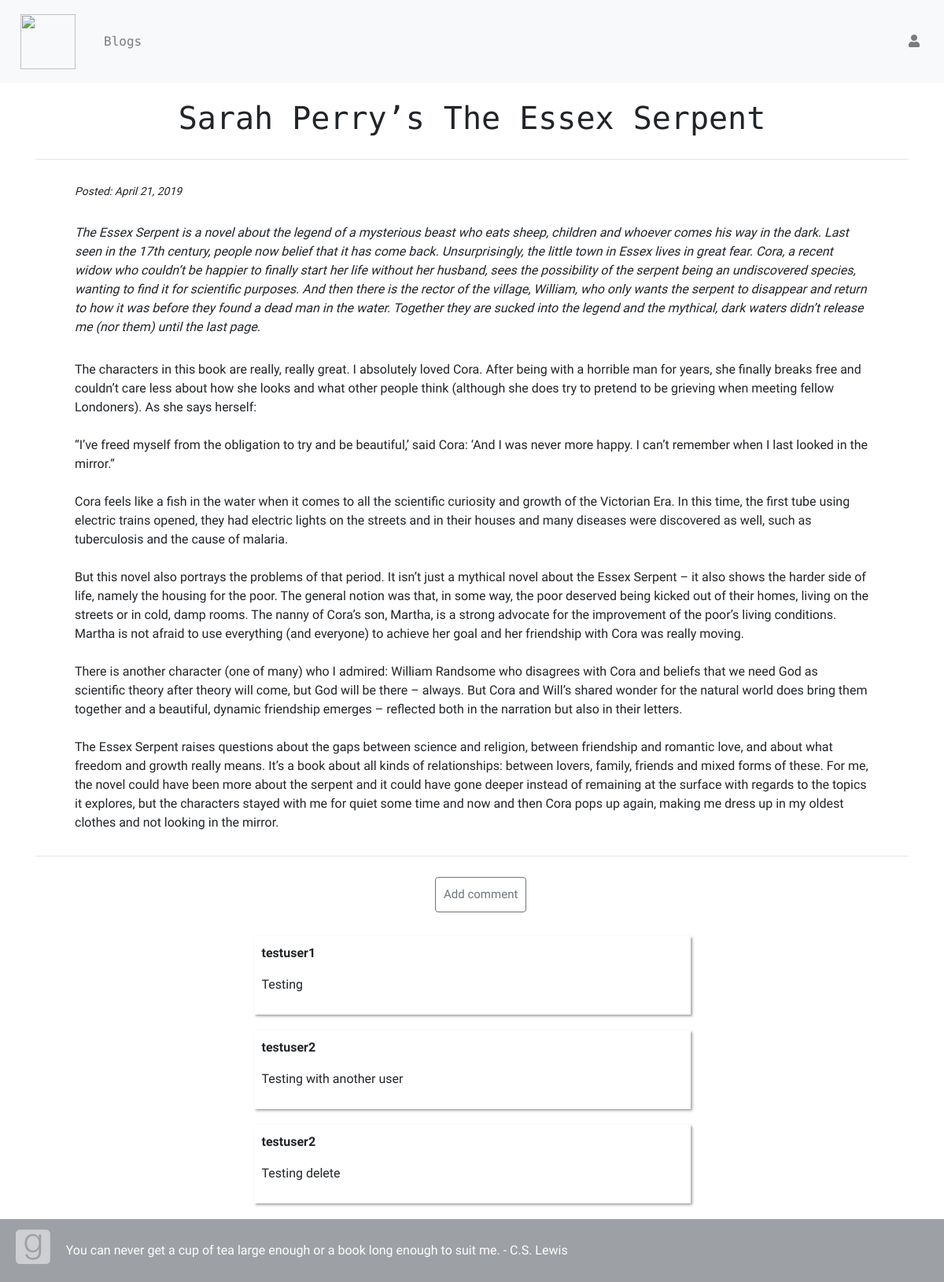
Page /blog/3 on the earlier database version.
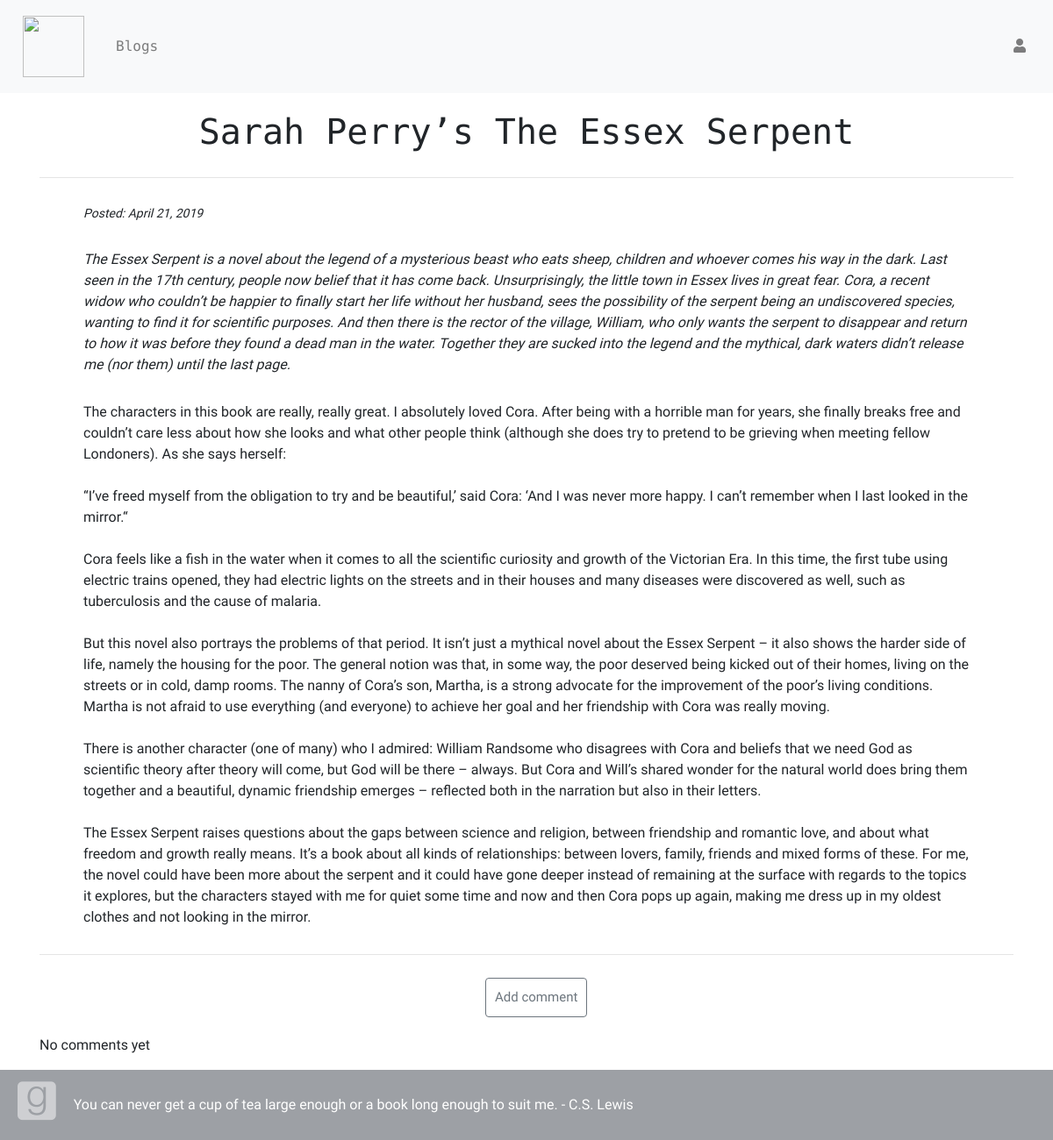
Same page on the later database version.
### book_app/models.py (models this page shows, shortened)
class Comment(models.Model):
  blog = models.ForeignKey('book_app.Blog', related_name='comments',on_delete=models.CASCADE)
  author = models.ForeignKey(
          get_user_model(),
          on_delete=models.CASCADE,
          )
  text = models.TextField()

### book_app/views.py (the view)
# urls.py: path('blog/<int:pk>',views.BlogDetailView.as_view(),name='blog_detail'),
class BlogDetailView(DetailView):
  model = Blog

### book_app/templates/book_app/blog_detail.html (shortened to what this page needs)
{% extends 'book_app/base.html' %}
{% block body_block %}
<div class="post-bar">
  <h1 id="blog-detail-title">{{ blog.title }}</h1>
</div>
<hr>
<p id="blog-detail-posted">Posted: {{ blog.posted }}</p>
<p id="blog-detail-intro">{{ blog.intro }}</p>
<p id="blog-detail-body">{{ blog.body|safe|linebreaksbr }}</p>
<hr>
<div id="comment-blog-button">
  <a class="btn btn-outline-secondary" href="{% url 'book_app:add_comment_to_post' pk=blog.pk %}">Add comment</a>
</div>
{% for comment in blog.comments.all %}
  <div class="comment-part">
    <strong>{{ comment.author }}</strong>
    <p>{{ comment.text|linebreaks }}</p>
  </div>
{% empty %}
  <p>No comments yet</p>
{% endfor %}
{% endblock %}

Differences in the rows shown:
removed Comment: author "testuser1", text "Testing"
removed Comment: author "testuser2", text "Testing with another user"
removed Comment: author "testuser2", text "Testing delete"
Other differences:
text now shown: "No comments yet"
